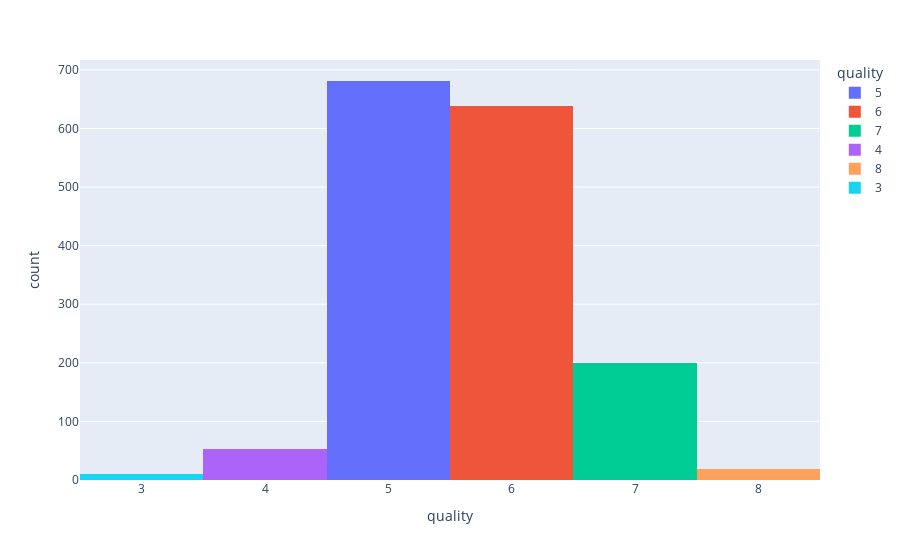

The code cell stored with this chart in its notebook:
### Code cell
px.histogram(wines_df, x='quality',color='quality')

### Figure 1 — Plotly figure (JSON) as saved in the notebook; plotly's stock layout.template omitted (floating-point values rounded to 4 significant figures; data arrays with more than 128 entries replaced by an {"elided": "..."} marker saying what was removed)
{"data": [{"alignmentgroup": "True", "bingroup": "x", "hovertemplate": "quality=%{x}<br>count=%{y}<extra></extra>", "legendgroup": "5", "marker": {"color": "#636efa"}, "name": "5", "offsetgroup": "5", "orientation": "v", "showlegend": true, "type": "histogram", "x": {"elided": "681 int values"}, "xaxis": "x", "yaxis": "y"}, {"alignmentgroup": "True", "bingroup": "x", "hovertemplate": "quality=%{x}<br>count=%{y}<extra></extra>", "legendgroup": "6", "marker": {"color": "#EF553B"}, "name": "6", "offsetgroup": "6", "orientation": "v", "showlegend": true, "type": "histogram", "x": {"elided": "638 int values"}, "xaxis": "x", "yaxis": "y"}, {"alignmentgroup": "True", "bingroup": "x", "hovertemplate": "quality=%{x}<br>count=%{y}<extra></extra>", "legendgroup": "7", "marker": {"color": "#00cc96"}, "name": "7", "offsetgroup": "7", "orientation": "v", "showlegend": true, "type": "histogram", "x": {"elided": "199 int values"}, "xaxis": "x", "yaxis": "y"}, {"alignmentgroup": "True", "bingroup": "x", "hovertemplate": "quality=%{x}<br>count=%{y}<extra></extra>", "legendgroup": "4", "marker": {"color": "#ab63fa"}, "name": "4", "offsetgroup": "4", "orientation": "v", "showlegend": true, "type": "histogram", "x": [4, 4, 4, 4, 4, 4, 4, 4, 4, 4, 4, 4, 4, 4, 4, 4, 4, 4, 4, 4, 4, 4, 4, 4, 4, 4, 4, 4, 4, 4, 4, 4, 4, 4, 4, 4, 4, 4, 4, 4, 4, 4, 4, 4, 4, 4, 4, 4, 4, 4, 4, 4, 4], "xaxis": "x", "yaxis": "y"}, {"alignmentgroup": "True", "bingroup": "x", "hovertemplate": "quality=%{x}<br>count=%{y}<extra></extra>", "legendgroup": "8", "marker": {"color": "#FFA15A"}, "name": "8", "offsetgroup": "8", "orientation": "v", "showlegend": true, "type": "histogram", "x": [8, 8, 8, 8, 8, 8, 8, 8, 8, 8, 8, 8, 8, 8, 8, 8, 8, 8], "xaxis": "x", "yaxis": "y"}, {"alignmentgroup": "True", "bingroup": "x", "hovertemplate": "quality=%{x}<br>count=%{y}<extra></extra>", "legendgroup": "3", "marker": {"color": "#19d3f3"}, "name": "3", "offsetgroup": "3", "orientation": "v", "showlegend": true, "type": "histogram", "x": [3, 3, 3, 3, 3, 3, 3, 3, 3, 3], "xaxis": "x", "yaxis": "y"}], "layout": {"barmode": "relative", "legend": {"title": {"text": "quality"}, "tracegroupgap": 0}, "margin": {"t": 60}, "xaxis": {"anchor": "y", "categoryarray": [5, 6, 7, 4, 8, 3], "categoryorder": "array", "domain": [0, 1], "title": {"text": "quality"}}, "yaxis": {"anchor": "x", "domain": [0, 1], "title": {"text": "count"}}}}
